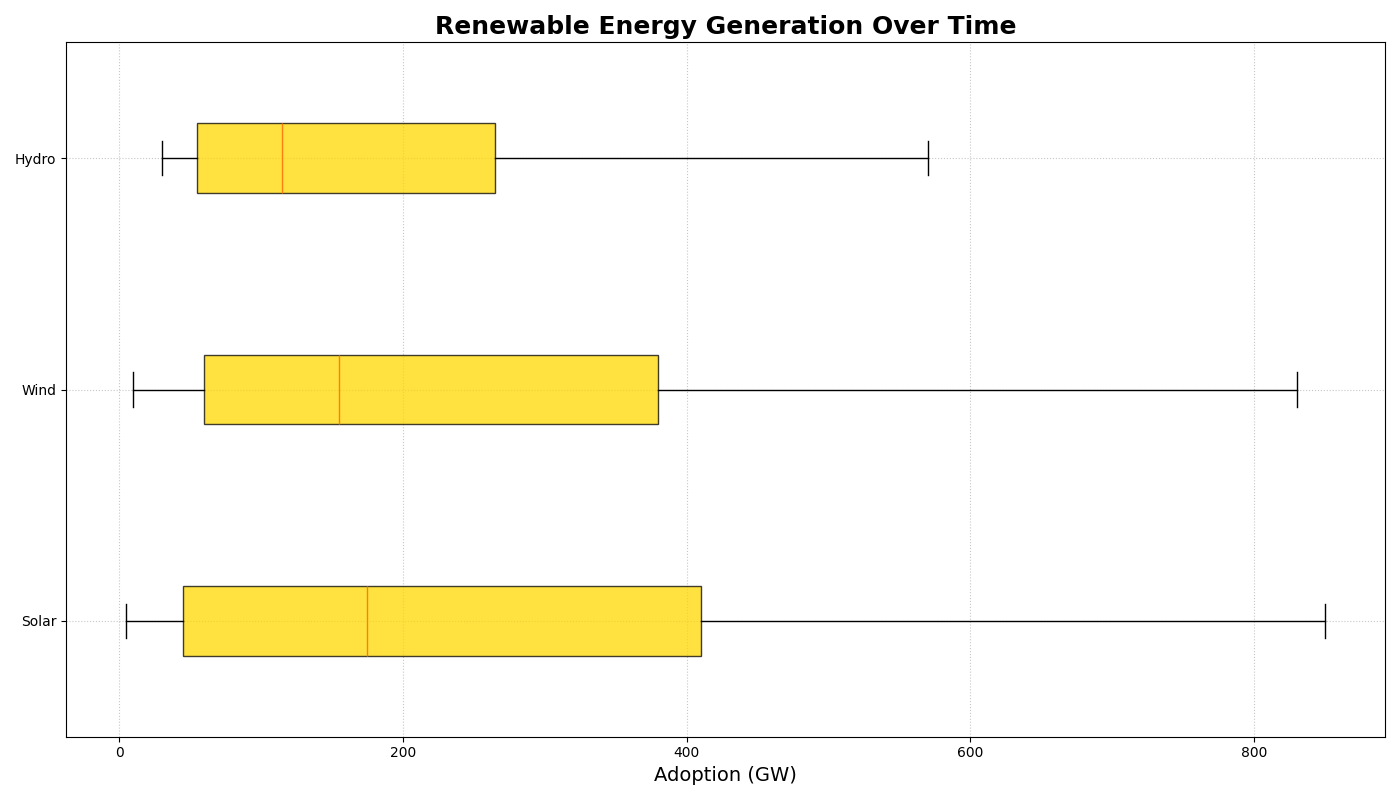

The script that drew this image:
import numpy as np
import matplotlib.pyplot as plt

solar = np.array([
    5, 10, 15, 20, 30, 45, 60, 85, 110, 140, 
    175, 215, 250, 295, 350, 410, 475, 550, 640, 740, 850
])
wind = np.array([
    10, 15, 20, 30, 45, 60, 75, 90, 110, 130, 
    155, 185, 220, 265, 320, 380, 450, 530, 620, 720, 830
])
hydro = np.array([
    30, 35, 40, 45, 50, 55, 60, 70, 80, 95, 
    115, 135, 160, 190, 225, 265, 310, 360, 420, 490, 570
])

energy_data = [solar, wind, hydro]
labels = ['Solar', 'Wind', 'Hydro']

fig, ax = plt.subplots(figsize=(14, 8))

ax.boxplot(energy_data, vert=False, patch_artist=True,
           labels=labels, boxprops=dict(facecolor='#FFD700', alpha=0.75))

ax.set_title("Renewable Energy Generation Over Time", fontsize=18, fontweight='bold')
ax.set_xlabel('Adoption (GW)', fontsize=14)

ax.grid(linestyle=':', alpha=0.7)

plt.tight_layout()
plt.show()
